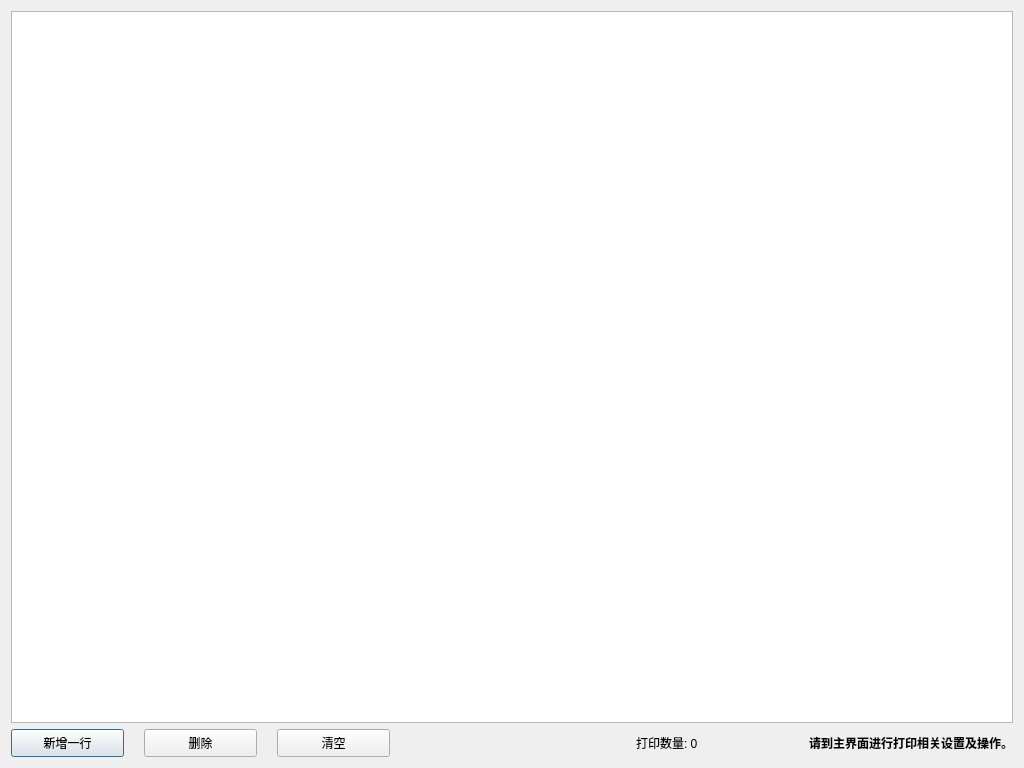
<?xml version="1.0" encoding="UTF-8"?>
<ui version="4.0">
 <class>DialogReject</class>
 <widget class="QDialog" name="DialogReject">
  <property name="geometry">
   <rect>
    <x>0</x>
    <y>0</y>
    <width>1024</width>
    <height>768</height>
   </rect>
  </property>
  <property name="windowTitle">
   <string>退单数据配置</string>
  </property>
  <layout class="QVBoxLayout" name="verticalLayout">
   <item>
    <widget class="QTableView" name="tableView">
     <property name="editTriggers">
      <set>QAbstractItemView::AnyKeyPressed|QAbstractItemView::DoubleClicked|QAbstractItemView::EditKeyPressed|QAbstractItemView::SelectedClicked</set>
     </property>
     <property name="selectionMode">
      <enum>QAbstractItemView::SingleSelection</enum>
     </property>
     <property name="selectionBehavior">
      <enum>QAbstractItemView::SelectRows</enum>
     </property>
    </widget>
   </item>
   <item>
    <layout class="QHBoxLayout" name="horizontalLayout" stretch="1,1,1,2,1,0,1">
     <property name="spacing">
      <number>20</number>
     </property>
     <item>
      <widget class="QPushButton" name="pushButtonAdd">
       <property name="minimumSize">
        <size>
         <width>100</width>
         <height>28</height>
        </size>
       </property>
       <property name="cursor">
        <cursorShape>PointingHandCursor</cursorShape>
       </property>
       <property name="text">
        <string>新增一行</string>
       </property>
      </widget>
     </item>
     <item>
      <widget class="QPushButton" name="pushButtonDel">
       <property name="minimumSize">
        <size>
         <width>100</width>
         <height>28</height>
        </size>
       </property>
       <property name="cursor">
        <cursorShape>PointingHandCursor</cursorShape>
       </property>
       <property name="text">
        <string>删除</string>
       </property>
      </widget>
     </item>
     <item>
      <widget class="QPushButton" name="pushButtonClear">
       <property name="minimumSize">
        <size>
         <width>100</width>
         <height>28</height>
        </size>
       </property>
       <property name="cursor">
        <cursorShape>PointingHandCursor</cursorShape>
       </property>
       <property name="text">
        <string>清空</string>
       </property>
      </widget>
     </item>
     <item>
      <spacer name="horizontalSpacer">
       <property name="orientation">
        <enum>Qt::Horizontal</enum>
       </property>
       <property name="sizeHint" stdset="0">
        <size>
         <width>40</width>
         <height>20</height>
        </size>
       </property>
      </spacer>
     </item>
     <item>
      <widget class="QLabel" name="labelPrintCount">
       <property name="text">
        <string>打印数量: 0</string>
       </property>
      </widget>
     </item>
     <item>
      <spacer name="horizontalSpacer_2">
       <property name="orientation">
        <enum>Qt::Horizontal</enum>
       </property>
       <property name="sizeHint" stdset="0">
        <size>
         <width>40</width>
         <height>20</height>
        </size>
       </property>
      </spacer>
     </item>
     <item>
      <widget class="QLabel" name="labelNotice">
       <property name="font">
        <font>
         <bold>true</bold>
        </font>
       </property>
       <property name="text">
        <string>请到主界面进行打印相关设置及操作。</string>
       </property>
      </widget>
     </item>
    </layout>
   </item>
  </layout>
 </widget>
 <resources/>
 <connections/>
</ui>
